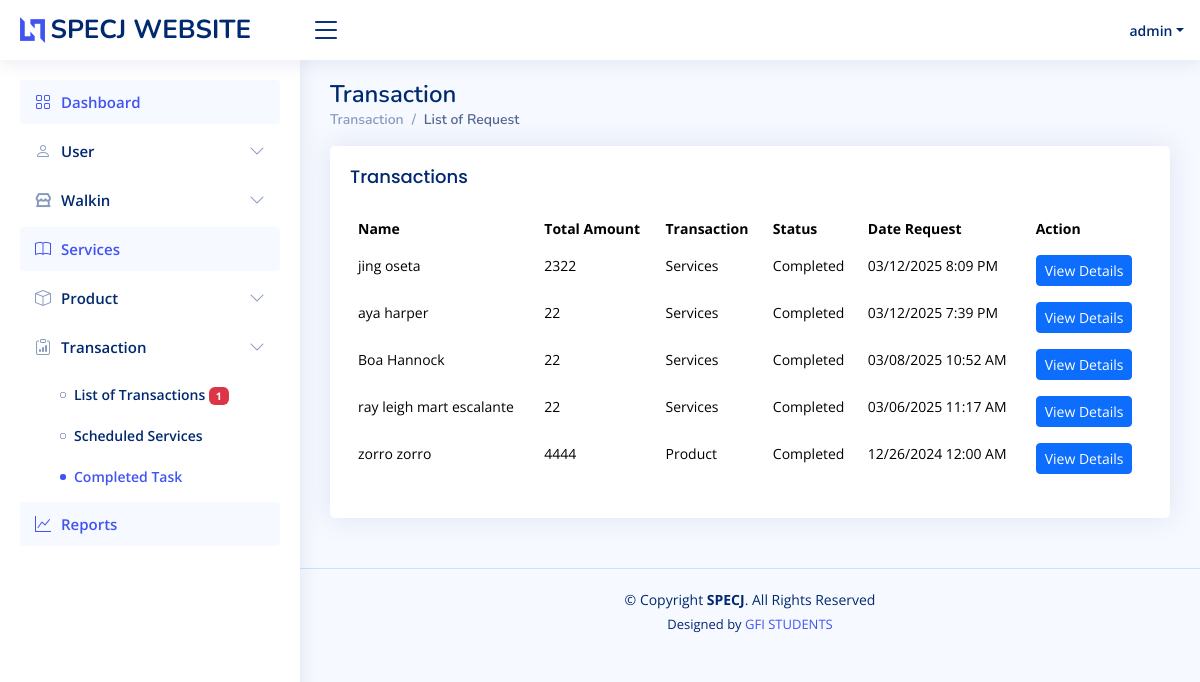
/admin/completed-task.php (signed in), run on the app's committed database.
### tables this page shows
CREATE TABLE `users`  (
  `id` int NOT NULL AUTO_INCREMENT,
  `firstname` varchar(100) NOT NULL,
  `lastname` varchar(100) NOT NULL,
  `email` varchar(150) NOT NULL,
  `username` varchar(50) NOT NULL,
  `password` varchar(255) NOT NULL,
  `role` enum('user','admin') NULL DEFAULT 'user',
  `archive` tinyint(1) NULL DEFAULT 0,
  `confirm` tinyint(1) NULL DEFAULT 0,
  `created_at` timestamp NOT NULL DEFAULT current_timestamp,
  `status` varchar(255) NULL DEFAULT NULL,
  PRIMARY KEY (`id`) USING BTREE,
  UNIQUE INDEX `email`(`email` ASC) USING BTREE,
  UNIQUE INDEX `username`(`username` ASC) USING BTREE
);

CREATE TABLE `transactions`  (
  `id` int NOT NULL AUTO_INCREMENT,
  `user_id` int NULL DEFAULT NULL,
  `firstname` varchar(255) NULL DEFAULT NULL,
  `lastname` varchar(255) NULL DEFAULT NULL,
  `total_amount` int NULL DEFAULT NULL,
  `type_transaction` varchar(255) NULL DEFAULT NULL,
  `created_at` datetime NULL DEFAULT NULL,
  `date_completed` datetime NULL DEFAULT NULL,
  `status` varchar(255) NULL DEFAULT NULL,
  `transaction` varchar(255) NULL DEFAULT NULL,
  PRIMARY KEY (`id`) USING BTREE
);

### admin/completed-task.php (the view, shortened to what this page needs)
<?php
include("../layout/header.php");
?>
<body>
<?php
include("../layout/top-nav.php");
include("side-bar.php");
?>
<main id="main" class="main">
  <div class="pagetitle">
    <h1>Transaction</h1>
    <nav>
      <ol class="breadcrumb">
        <li class="breadcrumb-item"><a href="index.html">Transaction</a></li>
        <li class="breadcrumb-item active">List of Request</li>
      </ol>
    </nav>
  </div>
  <section class="section dashboard">
    <div class="row">
      <div class="col-lg-12">
        <div class="row">
          <?php
          $query = "SELECT * FROM transactions WHERE status='Completed' ORDER BY created_at DESC";
          $result = $conn->query($query);
          ?>
          <div class="col-12">
           <div class="card recent-sales overflow-auto">
              <div class="card-body">
                <h5 class="card-title">Transactions</h5>
                <table class="table table-borderless datatable">
                  <thead>
                    <tr>
                      <th scope="col">Name</th>
                      <th scope="col">Total Amount</th>
                      <th scope="col">Transaction</th>
                      <th scope="col">Status</th>
                      <th scope="col">Date Request</th>
                      <th scope="col">Action</th>
                    </tr>
                  </thead>
                  <tbody>
                    <?php
                    if ($result->num_rows > 0) {
                      while ($row = $result->fetch_assoc()) {
                        $transactionType = $row['transaction'];
                        $setDate = date('m/d/Y g:i A', strtotime($row['created_at']));
                        $detailsPage = ($transactionType === 'Services') ? 'view-services.php' : 'view-products.php';
                        echo "<tr>
                              <td>{$row['firstname']} {$row['lastname']}</td>
                              <td>{$row['total_amount']}</td>
                              <td>{$row['transaction']}</td>
                              <td>{$row['status']}</td>
                              <td>$setDate</td>
                              <td>
                                <a href='{$detailsPage}?transaction_id={$row['id']}' class='btn btn-primary btn-sm'>View Details</a>
                              </td>
                            </tr>";
                      }
                    } else {
                      echo "<tr><td colspan='5'>No transactions found.</td></tr>";
                    }
                    ?>
                  </tbody>
                </table>
              </div>
            </div>
          </div>
        </div>
      </div>
    </div>
  </section>
</main>
<?php
include("../layout/footer.php");
?>
</body>
</html>

### layout/header.php (shortened to what this page needs)
<?php
$user_id = $_SESSION['user_id'];
?>
<!DOCTYPE html>
<html lang="en">
<head>
  <link href="../assets/vendor/bootstrap/css/bootstrap.min.css" rel="stylesheet">
  <link href="../assets/vendor/bootstrap-icons/bootstrap-icons.css" rel="stylesheet">
  <link href="../assets/vendor/boxicons/css/boxicons.min.css" rel="stylesheet">
  <link href="../assets/vendor/quill/quill.snow.css" rel="stylesheet">
  <link href="../assets/vendor/quill/quill.bubble.css" rel="stylesheet">
  <link href="../assets/vendor/remixicon/remixicon.css" rel="stylesheet">
  <link href="../assets/vendor/simple-datatables/style.css" rel="stylesheet">
  <link href="https://cdn.datatables.net/2.2.2/css/dataTables.dataTables.min.css" rel="stylesheet">
  <link href="../assets/css/style.css" rel="stylesheet">
<link href='https://cdn.jsdelivr.net/npm/fullcalendar@5.11.0/main.min.css' rel='stylesheet' />
<link href='https://fullcalendar.io/releases/fullcalendar/3.10.2/fullcalendar.min.css' rel='stylesheet' />
</head>

### layout/top-nav.php (shortened to what this page needs)
<header id="header" class="header fixed-top d-flex align-items-center">
<div class="d-flex align-items-center justify-content-between">
  <a href="#" class="logo d-flex align-items-center">
    <img src="assets/img/logo.png" alt="">
    <span class="d-none d-lg-block">SPECJ WEBSITE</span>
  </a>
  <i class="bi bi-list toggle-sidebar-btn"></i>
</div>
<nav class="header-nav ms-auto">
  <ul class="d-flex align-items-center">
    <li class="nav-item dropdown pe-3">
    <?php
       $stmt = $conn->prepare("SELECT firstname, lastname, email, username, password FROM users WHERE id = ?");
       $stmt->bind_param("i", $user_id);
       $stmt->execute();
       $result_customer = $stmt->get_result();
       $customer_result = $result_customer->fetch_assoc();
       $customer_username = $customer_result['username'];
      ?>
      <a class="nav-link nav-profile d-flex align-items-center pe-0" href="#" data-bs-toggle="dropdown">
        <span class="d-none d-md-block dropdown-toggle ps-2"><?= $customer_username; ?></span>
      </a>
    </li>
  </ul>
</nav>
</header>

### admin/side-bar.php (shortened to what this page needs)
<?php
$current_page = basename($_SERVER['PHP_SELF']);
include("connection.php");
$query = "SELECT COUNT(*) AS onprocess_count FROM transactions WHERE status = 'onprocess'";
$result = $conn->query($query);
if ($result && $row = $result->fetch_assoc()) {
    $onprocessCount = $row['onprocess_count'];
} else {
    $onprocessCount = 0;
}
?>
<aside id="sidebar" class="sidebar">
    <ul class="sidebar-nav" id="sidebar-nav">
        <li class="nav-item <?= ($current_page == 'dashboard.php') ? 'active' : '' ?>">
            <a class="nav-link" href="dashboard.php">
                <i class="bi bi-grid"></i>
                <span>Dashboard</span>
            </a>
        </li>
        <li class="nav-item <?= in_array($current_page, ['user-information.php', 'user-list.php', 'user-archived.php']) ? 'active' : '' ?>">
            <a class="nav-link collapsed" data-bs-target="#user-nav" data-bs-toggle="collapse" href="#">
                <i class="bi bi-person"></i><span>User</span><i class="bi bi-chevron-down ms-auto"></i>
            </a>
        </li>
        <li class="nav-item <?= in_array($current_page, ['walkin-service.php', 'walkin-product.php']) ? 'active' : '' ?>">
            <a class="nav-link collapsed" data-bs-target="#walkin-nav" data-bs-toggle="collapse" href="#">
                <i class="ri-store-2-line"></i><span>Walkin</span><i class="bi bi-chevron-down ms-auto"></i>
            </a>
        </li>
        <li class="nav-item <?= ($current_page == 'services.php') ? 'active' : '' ?>">
            <a class="nav-link" href="services.php">
                <i class="bi bi-book"></i>
                <span>Services</span>
            </a>
        </li>
        <li class="nav-item <?= in_array($current_page, ['product_information.php', 'product-list.php', 'archive-product.php']) ? 'active' : '' ?>">
            <a class="nav-link collapsed" data-bs-target="#product-nav" data-bs-toggle="collapse" href="#">
                <i class="bi bi-box"></i><span>Product</span><i class="bi bi-chevron-down ms-auto"></i>
            </a>
        </li>
<li class="nav-item <?= ($current_page === 'transaction-list.php') ? 'active' : '' ?>">
    <a class="nav-link collapsed" data-bs-toggle="collapse" href="#transaction-nav">
        <i class="bi bi-clipboard-data"></i>
        <span>Transaction</span>
        <i class="bi bi-chevron-down ms-auto"></i>
    </a>
    <ul id="transaction-nav" class="nav-content collapse <?= ($current_page === 'transaction-list.php' || $current_page === 'scheduled-page.php' || $current_page === 'completed-task.php') ? 'show' : '' ?>" data-bs-parent="#sidebar-nav">
        <li>
            <a href="transaction-list.php" class="<?= ($current_page === 'transaction-list.php') ? 'active' : '' ?>">
                <i class="bi bi-circle"></i><span>List of Transactions         <?php if (!empty($onprocessCount)): ?>
            <span class="badge bg-danger"><?= htmlspecialchars($onprocessCount) ?></span>
        <?php endif; ?></span>
            </a>
        </li>
        <li>
            <a href="scheduled-page.php" class="<?= ($current_page === 'scheduled-page.php') ? 'active' : '' ?>">
                <i class="bi bi-circle"></i><span>Scheduled Services</span>
            </a>
        </li>
        <li>
            <a href="completed-task.php" class="<?= ($current_page === 'completed-task.php') ? 'active' : '' ?>">
                <i class="bi bi-circle"></i><span>Completed Task</span>
            </a>
        </li>
    </ul>
                <li class="nav-item <?= ($current_page == 'reports.php') ? 'active' : '' ?>">
            <a class="nav-link" href="reports.php">
                <i class="bi bi-graph-up"></i>
                <span>Reports</span>
            </a>
        </li>
</li>
    </ul>
</aside>

### layout/footer.php (shortened to what this page needs)
<footer id="footer" class="footer">
    <div class="copyright">
      &copy; Copyright <strong><span>SPECJ</span></strong>. All Rights Reserved
    </div>
    <div class="credits">
      Designed by <a href="https://bootstrapmade.com/">GFI STUDENTS</a>
    </div>
  </footer>
<link rel="stylesheet" href="https://cdn.datatables.net/1.13.4/css/jquery.dataTables.min.css">
</body>
</html>

### assets/css/style.css (style rules this page uses)
:root { scroll-behavior: smooth; }
body { font-family: "Open Sans", sans-serif; background: #f6f9ff; color: #444444; }
a { color: #4154f1; text-decoration: none; }
h1, h2, h3, h4, h5, h6 { font-family: "Nunito", sans-serif; }
#main { margin-top: 60px; padding: 20px 30px; transition: all 0.3s; }
.pagetitle { margin-bottom: 10px; }
.pagetitle h1 { font-size: 24px; margin-bottom: 0; font-weight: 600; color: #012970; }
.card { margin-bottom: 30px; border: none; border-radius: 5px; box-shadow: 0px 0 30px rgba(1, 41, 112, 0.1); }
.card-title { padding: 20px 0 15px 0; font-size: 18px; font-weight: 500; color: #012970; font-family: "Poppins", sans-serif; }
.card-body { padding: 0 20px 20px 20px; }
.breadcrumb { font-size: 14px; font-family: "Nunito", sans-serif; color: #899bbd; font-weight: 600; }
.breadcrumb a { color: #899bbd; transition: 0.3s; }
.breadcrumb .breadcrumb-item::before { color: #899bbd; }
.breadcrumb .active { color: #51678f; font-weight: 600; }
.logo { line-height: 1; }
@media (min-width: 1200px) { .logo { width: 280px; } }
.logo img { max-height: 26px; margin-right: 6px; }
.logo span { font-size: 26px; font-weight: 700; color: #012970; font-family: "Nunito", sans-serif; }
.header { transition: all 0.5s; z-index: 997; height: 60px; box-shadow: 0px 2px 20px rgba(1, 41, 112, 0.1); background-color: #fff; padding-left: 20px; }
.header .toggle-sidebar-btn { font-size: 32px; padding-left: 10px; cursor: pointer; color: #012970; }
.header-nav ul { list-style: none; }
.header-nav>ul { margin: 0; padding: 0; }
.header-nav .nav-profile { color: #012970; }
.header-nav .nav-profile span { font-size: 14px; font-weight: 600; }
.sidebar { position: fixed; top: 60px; left: 0; bottom: 0; width: 300px; z-index: 996; transition: all 0.3s; padding: 20px; overflow-y: auto; scrollbar-width: thin; scrollbar-color: #aab7cf transparent; box-shadow: 0px 0px 20px rgba(1, 41, 112, 0.1); background-color: #fff; }
@media (min-width: 1200px) { #main, #footer { margin-left: 300px; } }
.sidebar-nav { padding: 0; margin: 0; list-style: none; }
.sidebar-nav li { padding: 0; margin: 0; list-style: none; }
.sidebar-nav .nav-item { margin-bottom: 5px; }
.sidebar-nav .nav-link { display: flex; align-items: center; font-size: 15px; font-weight: 600; color: #4154f1; transition: 0.3; background: #f6f9ff; padding: 10px 15px; border-radius: 4px; }
.sidebar-nav .nav-link i { font-size: 16px; margin-right: 10px; color: #4154f1; }
.sidebar-nav .nav-link.collapsed { color: #012970; background: #fff; }
.sidebar-nav .nav-link.collapsed i { color: #899bbd; }
.sidebar-nav .nav-link .bi-chevron-down { margin-right: 0; transition: transform 0.2s ease-in-out; }
.sidebar-nav .nav-content { padding: 5px 0 0 0; margin: 0; list-style: none; }
.sidebar-nav .nav-content a { display: flex; align-items: center; font-size: 14px; font-weight: 600; color: #012970; transition: 0.3; padding: 10px 0 10px 40px; transition: 0.3s; }
.sidebar-nav .nav-content a i { font-size: 6px; margin-right: 8px; line-height: 0; border-radius: 50%; }
.sidebar-nav .nav-content a:hover, .sidebar-nav .nav-content a.active { color: #4154f1; }
.sidebar-nav .nav-content a.active i { background-color: #4154f1; }
.dashboard .recent-sales { font-size: 14px; }
.dashboard .recent-sales .table thead { background: #f6f6fe; }
.dashboard .recent-sales .table thead th { border: 0; }
.footer { padding: 20px 0; font-size: 14px; transition: all 0.3s; border-top: 1px solid #cddfff; }
.footer .copyright { text-align: center; color: #012970; }
.footer .credits { padding-top: 5px; text-align: center; font-size: 13px; color: #012970; }

### data on the page
users: username "admin"
transactions: firstname "jing", lastname "oseta", total_amount "2322", transaction "Services", status "Completed", created_at "03/12/2025 8:09 PM"
transactions: firstname "aya", lastname "harper", total_amount "22", transaction "Services", status "Completed", created_at "03/12/2025 7:39 PM"
transactions: firstname "Boa", lastname "Hannock", total_amount "22", transaction "Services", status "Completed", created_at "03/08/2025 10:52 AM"
transactions: firstname "ray leigh mart", lastname "escalante", total_amount "22", transaction "Services", status "Completed", created_at "03/06/2025 11:17 AM"
transactions: firstname "zorro", lastname "zorro", total_amount "4444", transaction "Product", status "Completed", created_at "12/26/2024 12:00 AM"

### other printed values
$onprocessCount "1"
